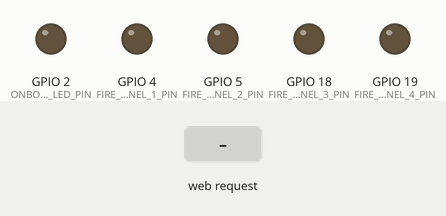
The sketch below on a simulated ESP32. Parts: output pins drawn as LEDs (lit = HIGH). The test bench sets the inputs (shaded band). What the sketch prints to the serial monitor is not drawn.

Above: at 1.2 s.
1.3 s: HTTP request GET /fire1 received
At 1.9 s:
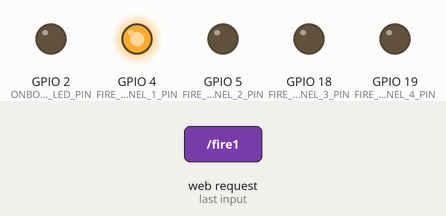
3.8 s: HTTP request GET /fire2 received
At 4.6 s:
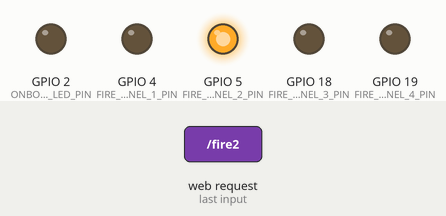
6.3 s: HTTP request GET /fire3 received
At 6.8 s:
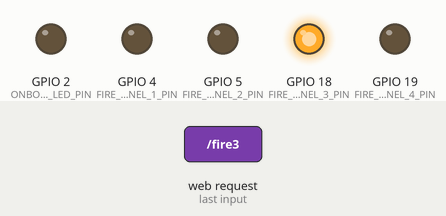
8.8 s: HTTP request GET /fire4 received
At 9.6 s:
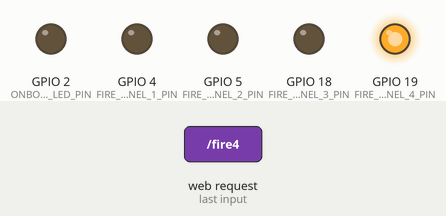
Timing chart, 0 to 11.8 s (numbered marks = the images above; inputs shaded):
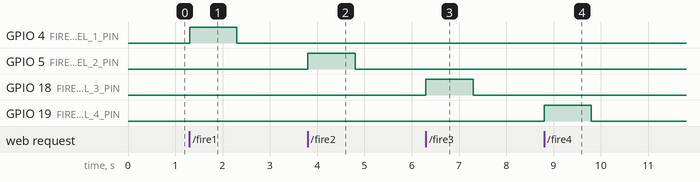

The sketch:

FireworkSystemEspWebServerV0.83.ino
```cpp
#include <WiFi.h>
#include <WebServer.h>

// Wi-Fi credentials
const char* ssid = "FireworkSystem";
const char* password = "password123";

// Create a web server object on port 80
WebServer server(80);

// GPIO pins for channels
#define FIRE_CHANNEL_1_PIN 4
#define FIRE_CHANNEL_2_PIN 5
#define FIRE_CHANNEL_3_PIN 18
#define FIRE_CHANNEL_4_PIN 19
#define ONBOARD_LED_PIN 2 // Onboard LED

bool testMode = false; // Test mode flag

// Full HTML Page
const char htmlPage[] PROGMEM = R"rawliteral(
<!DOCTYPE html>
<html lang="en">
<head>
    <meta charset="UTF-8">
    <meta name="viewport" content="width=device-width, initial-scale=1.0">
    <title>Firework Control</title>
    <style>
        body { font-family: Arial, sans-serif; text-align: center; margin: 0; padding: 0; background-color: #2C2C2C; color: #EAEAEA; }
        .container { max-width: 600px; margin: 20px auto; padding: 20px; background: #1E1E1E; box-shadow: 0 4px 10px rgba(0, 0, 0, 0.4); border-radius: 12px; }
        .status-bar { display: flex; justify-content: space-between; align-items: center; padding: 10px 20px; background-color: #121212; border-radius: 10px; margin-bottom: 20px; }
        .status-bar span { font-size: 18px; font-weight: bold; }
        .connected { color: #4CAF50; }
        .disconnected { color: #FF5252; }
        h1 { font-size: 28px; margin-bottom: 20px; color: #FFA726; }
        .checkbox { display: flex; align-items: center; justify-content: center; margin: 20px 0; }
        .checkbox input { display: none; }
        .checkbox label { position: relative; cursor: pointer; font-size: 18px; padding-left: 35px; color: #EAEAEA; }
        .checkbox label::before { content: ""; position: absolute; top: 0; left: 0; width: 20px; height: 20px; border: 2px solid #FFA726; border-radius: 3px; background: #1E1E1E; transition: 0.2s; }
        .checkbox input:checked + label::before { background: #FFA726; }
        .checkbox input:checked + label::after { content: ""; position: absolute; left: 7px; top: 3px; width: 6px; height: 12px; border: solid #2C2C2C; border-width: 0 2px 2px 0; transform: rotate(45deg); }
        .button-grid { display: grid; grid-template-columns: 1fr 1fr; gap: 15px; }
        button { padding: 15px 20px; font-size: 16px; border: none; border-radius: 8px; cursor: pointer; }
        button.fire { background-color: #FFA726; color: #1E1E1E; }
        button.fire:hover { background-color: #FF8C00; }
        button.fired { background-color: #4CAF50; color: white; }
        .status { font-size: 16px; margin: 15px 0; color: #FFA726; }
    </style>
</head>
<body>
    <div class="container">
        <div class="status-bar">
            <span>ESP32 Status:</span>
            <span id="connectionStatus" class="disconnected">Disconnected</span>
        </div>
        <div class="status-bar">
            <span>Signal Strength:</span>
            <span id="signalStrength">N/A</span>
        </div>
        <div class="status-bar">
            <span>Delay (ms):</span>
            <span id="delayTime">N/A</span>
        </div>
        <h1>Firework Control</h1>
        <div class="checkbox">
            <input type="checkbox" id="testModeCheckbox" onchange="toggleTestMode()">
            <label for="testModeCheckbox">Enable Test Mode</label>
        </div>
        <p class="status" id="testModeStatus">Test Mode: Disabled</p>
        <div class="button-grid">
            <button class="fire" id="fire1" onclick="fireChannel(1)">Fire Channel 1</button>
            <button class="fire" id="fire2" onclick="fireChannel(2)">Fire Channel 2</button>
            <button class="fire" id="fire3" onclick="fireChannel(3)">Fire Channel 3</button>
            <button class="fire" id="fire4" onclick="fireChannel(4)">Fire Channel 4</button>
        </div>
        <p class="status" id="actionStatus">Ready to Fire</p>
    </div>
    <script>
        function fireChannel(channel) {
            const actionStatus = document.getElementById("actionStatus");
            actionStatus.textContent = `Firing Channel ${channel}...`;
            fetch(`/fire${channel}`)
                .then(response => response.text())
                .then(data => {
                    actionStatus.textContent = `Response: ${data}`;
                    const button = document.getElementById(`fire${channel}`);
                    button.disabled = true;
                    button.classList.add("fired");
                })
                .catch(() => {
                    actionStatus.textContent = "Error: Could not connect to ESP32.";
                });
        }

        function toggleTestMode() {
            const checkbox = document.getElementById("testModeCheckbox");
            fetch("/toggleTestMode")
                .then(response => response.text())
                .then(data => {
                    document.getElementById("testModeStatus").textContent = `Test Mode: ${data.includes("enabled") ? "Enabled" : "Disabled"}`;
                })
                .catch(() => {
                    document.getElementById("testModeStatus").textContent = "Error: Unable to toggle Test Mode.";
                });
        }

        function checkConnection() {
            fetch("/ping")
                .then(() => {
                    document.getElementById("connectionStatus").textContent = "Connected";
                    document.getElementById("connectionStatus").classList.remove("disconnected");
                    document.getElementById("connectionStatus").classList.add("connected");
                })
                .catch(() => {
                    document.getElementById("connectionStatus").textContent = "Disconnected";
                    document.getElementById("connectionStatus").classList.remove("connected");
                    document.getElementById("connectionStatus").classList.add("disconnected");
                });
        }

        function updateSignalStrength() {
            fetch("/signalStrength")
                .then(response => response.json())
                .then(data => {
                    document.getElementById("signalStrength").textContent = `${data.strength} dBm`;
                })
                .catch(() => {
                    document.getElementById("signalStrength").textContent = "N/A";
                });
        }

        function measureDelay() {
            const startTime = Date.now();
            fetch("/ping")
                .then(() => {
                    const delay = Date.now() - startTime;
                    document.getElementById("delayTime").textContent = `${delay} ms`;
                })
                .catch(() => {
                    document.getElementById("delayTime").textContent = "N/A";
                });
        }

        setInterval(checkConnection, 2000);
        setInterval(updateSignalStrength, 3000);
        setInterval(measureDelay, 1500);
    </script>
</body>
</html>
)rawliteral";

// Serve the HTML page
void servePage() {
    server.send_P(200, "text/html", htmlPage);
}

// Blink LED for test mode
void blinkLED(int times) {
    for (int i = 0; i < times; i++) {
        digitalWrite(ONBOARD_LED_PIN, HIGH);
        delay(300);
        digitalWrite(ONBOARD_LED_PIN, LOW);
        delay(300);
    }
}

// Fire a specific channel
void fireChannel(int channel) {
    if (testMode) {
        blinkLED(channel);
    } else {
        int pin = 0;
        switch (channel) {
            case 1: pin = FIRE_CHANNEL_1_PIN; break;
            case 2: pin = FIRE_CHANNEL_2_PIN; break;
            case 3: pin = FIRE_CHANNEL_3_PIN; break;
            case 4: pin = FIRE_CHANNEL_4_PIN; break;
        }
        if (pin != 0) {
            digitalWrite(pin, HIGH);
            delay(1000);
            digitalWrite(pin, LOW);
        }
    }
    server.send(200, "text/plain", String("Channel ") + channel + (testMode ? " Tested!" : " Fired!"));
}

// ESP32 setup
void setup() {
    Serial.begin(115200);

    // Initialize GPIO pins
    pinMode(FIRE_CHANNEL_1_PIN, OUTPUT);
    pinMode(FIRE_CHANNEL_2_PIN, OUTPUT);
    pinMode(FIRE_CHANNEL_3_PIN, OUTPUT);
    pinMode(FIRE_CHANNEL_4_PIN, OUTPUT);
    pinMode(ONBOARD_LED_PIN, OUTPUT);
    digitalWrite(FIRE_CHANNEL_1_PIN, LOW);
    digitalWrite(FIRE_CHANNEL_2_PIN, LOW);
    digitalWrite(FIRE_CHANNEL_3_PIN, LOW);
    digitalWrite(FIRE_CHANNEL_4_PIN, LOW);
    digitalWrite(ONBOARD_LED_PIN, LOW);

    // Start Wi-Fi Access Point
    WiFi.softAP(ssid, password);
    Serial.println("Wi-Fi started");
    Serial.print("Access Point IP: ");
    Serial.println(WiFi.softAPIP());

    // Define server routes
    server.on("/", servePage);
    server.on("/fire1", []() { fireChannel(1); });
    server.on("/fire2", []() { fireChannel(2); });
    server.on("/fire3", []() { fireChannel(3); });
    server.on("/fire4", []() { fireChannel(4); });
    server.on("/toggleTestMode", []() {
        testMode = !testMode;
        server.send(200, "text/plain", testMode ? "Test mode enabled" : "Test mode disabled");
    });
    server.on("/signalStrength", []() {
        int32_t rssi = WiFi.RSSI();
        server.send(200, "application/json", "{\"strength\": " + String(rssi) + "}");
    });
    server.on("/ping", []() {
        server.send(200, "text/plain", "pong");
    });

    // Start the server
    server.begin();
    Serial.println("HTTP server started");
}

// Main loop
void loop() {
    server.handleClient();
}
```

Measured:
- after the input at 1.3 s, GPIO 4 (FIRE_CHANNEL_1_PIN): LOW → HIGH at once, → LOW 1.0 s later
- after the input at 3.8 s, GPIO 5 (FIRE_CHANNEL_2_PIN): LOW → HIGH at once, → LOW 1.0 s later
- after the input at 6.3 s, GPIO 18 (FIRE_CHANNEL_3_PIN): LOW → HIGH at once, → LOW 1.0 s later
- after the input at 8.8 s, GPIO 19 (FIRE_CHANNEL_4_PIN): LOW → HIGH at once, → LOW 1.0 s later
